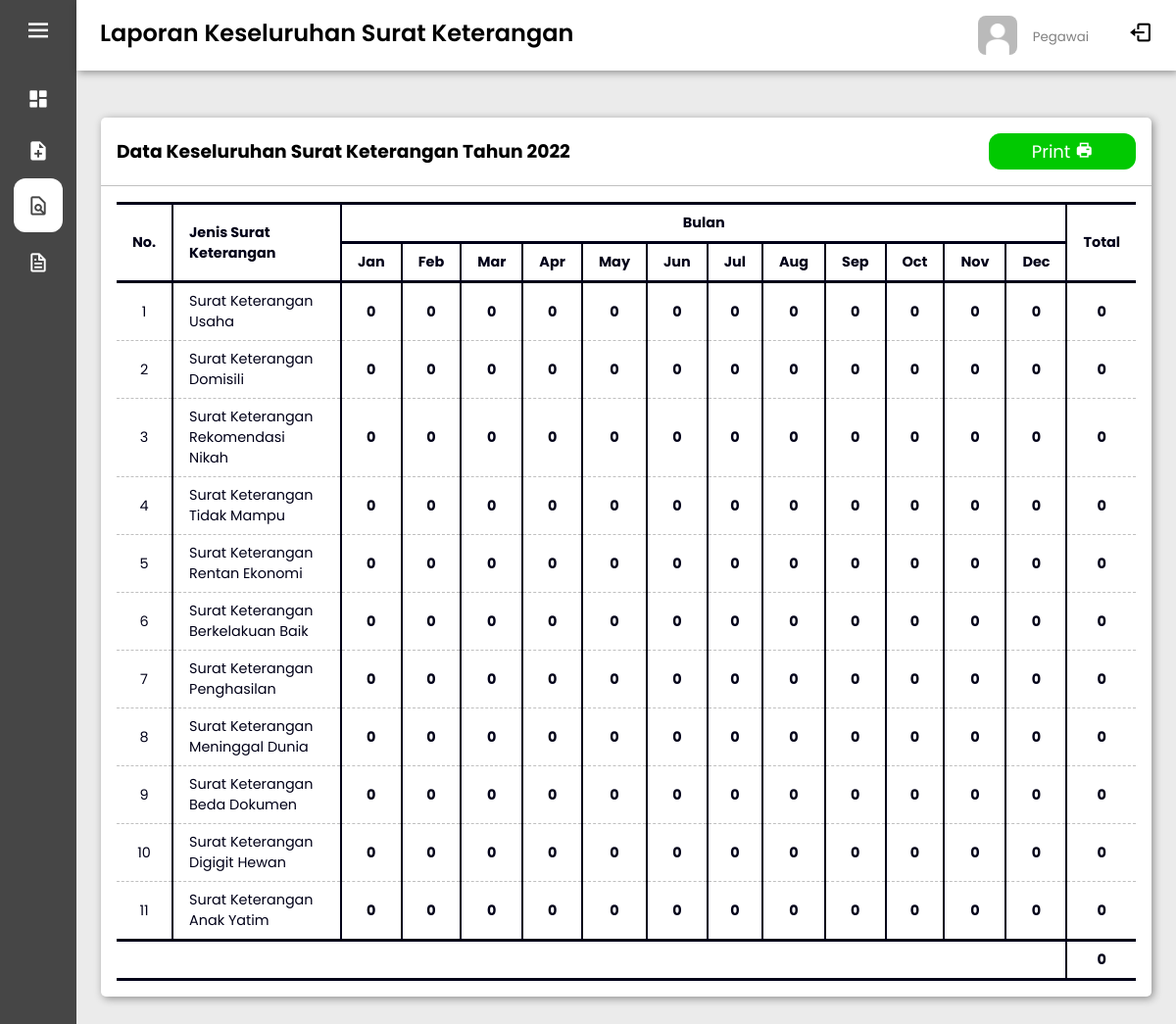
Page /pegawai/laporan_keseluruhan/srtktrng.php on the committed database.
### tables this page shows
CREATE TABLE `jenis_keterangan` (
  `id_jenis_keterangan` int(11) NOT NULL,
  `jenis_keterangan` varchar(100) NOT NULL
);

### pegawai/laporan_keseluruhan/srtktrng.php (the view, shortened to what this page needs)
<?php
include '../../koneksi.php';
?>
<!DOCTYPE html>
<html lang="en">
<head>
    <link rel="stylesheet" href="style/srtktrng.css">
    <link href='https://unpkg.com/boxicons@2.0.9/css/boxicons.min.css' rel='stylesheet'>
</head>
<body>
    <div class="sidebar">
        <div class="logo-content">
            <i class='bx bx-menu' id="btn"></i>
        </div>
        <ul class="nav-list">
            <li>
                <a href="../index.php">
                <i class='bx bxs-dashboard'></i>
                </a>
            </li>
            <li>
                <a href='../kelola_arsip'>
                    <i class='bx bxs-file-plus'></i>
                </a>
            </li>
            <li class="active" onclick="drop()">
                <label>
                    <i class='bx bx-file-find'></i>
                </label>
            </li>
            <li onclick="dropp()" class="a">
                <label>
                    <i class='bx bx-file'></i>
                </label>
            </li>
        </ul>
    </div>
    <div class="main-content">
        <header>
            <h2>
                Laporan Keseluruhan Surat Keterangan
            </h2>
            <div class="user">
                <img src="../../img/pp.jpg" width="40px" height="40px" alt="">
                <div>
                    <small>Pegawai</small>
                </div>
                <div class="logout">
                <a href="../../logout.php"><i class='bx bx-log-out' id="logout"></i></a>
                </div>
            </div>
        </header>
        <main>
            <div class="table">
                <div class="data">
                        <div class="card">
                            <div class="card-header">
                                <h3>
                                    Data Keseluruhan Surat Keterangan Tahun <?php echo date("Y") ?>
                                </h3>
                                <a href="srtktrng-print.php">
                                <label name="back" class="btnnn">Print
                                <span class='bx bxs-printer'></span></label></a>
                            </div>
                            <div class="card-body">
                                <div class="table-responsive">
                                <table width="100%">
                                    <form action="" method="post">
                                    <thead>
                                        <tr>
                                            <td width="20px" rowspan="2">No.</td>
                                            <td rowspan="2">Jenis Surat Keterangan</td>
                                            <td colspan="12">Bulan</td>
                                            <td rowspan="2">Total</td>
                                        </tr>
                                        <tr>
                                            <td width="20px">Jan</td>
                                            <td width="20px">Feb</td>
                                            <td width="20px">Mar</td>
                                            <td width="20px">Apr</td>
                                            <td width="20px">May</td>
                                            <td width="20px">Jun</td>
                                            <td width="20px">Jul</td>
                                            <td width="20px">Aug</td>
                                            <td width="20px">Sep</td>
                                            <td width="20px">Oct</td>
                                            <td width="20px">Nov</td>
                                            <td width="20px">Dec</td>
                                        </tr>
                                    </thead></form>
                                    <tbody>
    <?php
        $no = 1;
        $jens = $conn->prepare("SELECT * FROM jenis_keterangan");
        $jens->execute();
        $jenis= $jens->fetchAll();
        foreach ($jenis as $row) {
            $jan = $conn->prepare("SELECT count(*) AS jan FROM surat_keterangan WHERE id_jenis_keterangan='$row[id_jenis_keterangan]'
            AND MONTH(tanggal_surat) = '01'");
            $jan->execute();
            $jann = $jan->fetch();
            $feb = $conn->prepare("SELECT count(*) AS feb FROM surat_keterangan WHERE id_jenis_keterangan='$row[id_jenis_keterangan]'
            AND MONTH(tanggal_surat) = '02'");
            $feb->execute();
            $febb = $feb->fetch();
            $mar = $conn->prepare("SELECT count(*) AS mar FROM surat_keterangan WHERE id_jenis_keterangan='$row[id_jenis_keterangan]'
            AND MONTH(tanggal_surat) = '03'");
            $mar->execute();
            $marr = $mar->fetch();
            $apr = $conn->prepare("SELECT count(*) AS apr FROM surat_keterangan WHERE id_jenis_keterangan='$row[id_jenis_keterangan]'
            AND MONTH(tanggal_surat) = '04'");
            $apr->execute();
            $aprr = $apr->fetch();
            $may = $conn->prepare("SELECT count(*) AS may FROM surat_keterangan WHERE id_jenis_keterangan='$row[id_jenis_keterangan]'
            AND MONTH(tanggal_surat) = '05'");
            $may->execute();
            $mayy = $may->fetch();
            $jun = $conn->prepare("SELECT count(*) AS jun FROM surat_keterangan WHERE id_jenis_keterangan='$row[id_jenis_keterangan]'
            AND MONTH(tanggal_surat) = '06'");
            $jun->execute();
            $junn = $jun->fetch();
            $jul = $conn->prepare("SELECT count(*) AS jul FROM surat_keterangan WHERE id_jenis_keterangan='$row[id_jenis_keterangan]'
            AND MONTH(tanggal_surat) = '07'");
            $jul->execute();
            $jull = $jul->fetch();
            $aug = $conn->prepare("SELECT count(*) AS aug FROM surat_keterangan WHERE id_jenis_keterangan='$row[id_jenis_keterangan]'
            AND MONTH(tanggal_surat) = '08'");
            $aug->execute();
            $augg = $aug->fetch();
            $sep = $conn->prepare("SELECT count(*) AS sep FROM surat_keterangan WHERE id_jenis_keterangan='$row[id_jenis_keterangan]'
            AND MONTH(tanggal_surat) = '09'");
            $sep->execute();
            $sepp = $sep->fetch();
            $oct = $conn->prepare("SELECT count(*) AS oct FROM surat_keterangan WHERE id_jenis_keterangan='$row[id_jenis_keterangan]'
            AND MONTH(tanggal_surat) = '10'");
            $oct->execute();
            $octt = $oct->fetch();
            $nov = $conn->prepare("SELECT count(*) AS nov FROM surat_keterangan WHERE id_jenis_keterangan='$row[id_jenis_keterangan]'
            AND MONTH(tanggal_surat) = '11'");
            $nov->execute();
            $novv = $nov->fetch();
            $dec = $conn->prepare("SELECT count(*) AS december FROM surat_keterangan WHERE id_jenis_keterangan='$row[id_jenis_keterangan]'
            AND MONTH(tanggal_surat) = '12'");
            $dec->execute();
            $decc = $dec->fetch();
        $total =$jann['jan']+$febb['feb']+$marr['mar']+$aprr['apr']+$mayy['may']+$junn['jun']+$jull['jul']+$augg['aug']+$sepp['sep']+$octt['oct']+$novv['nov']+$decc['december'];
    ?>
                                        <tr>
                                            <td><?php echo $no++; ?></td>
                                            <td><?php echo $row['jenis_keterangan'] ?></td>
                                            <td><b><?php echo $jann['jan'] ?></b></td>
                                            <td><b><?php echo $febb['feb'] ?></b></td>
                                            <td><b><?php echo $marr['mar'] ?></b></td>
                                            <td><b><?php echo $aprr['apr'] ?></b></td>
                                            <td><b><?php echo $mayy['may'] ?></b></td>
                                            <td><b><?php echo $junn['jun'] ?></b></td>
                                            <td><b><?php echo $jull['jul'] ?></b></td>
                                            <td><b><?php echo $augg['aug'] ?></b></td>
                                            <td><b><?php echo $sepp['sep'] ?></b></td>
                                            <td><b><?php echo $octt['oct'] ?></b></td>
                                            <td><b><?php echo $novv['nov'] ?></b></td>
                                            <td><b><?php echo $decc['december'] ?></b></td>
                                            <td><b><?php echo $total ?></b></td>
                                        </tr>
    <?php
        }
        $ttl = $conn->prepare("SELECT count(*) AS total FROM surat_keterangan");
        $ttl->execute();
        $totall = $ttl->fetch();
    ?>
                                        <tr>
                                            <td colspan="14"></td>
                                            <td><b><?php echo $totall['total'] ?></b></td>
                                        </tr>
                                    </tbody>
                                </table>
                                </div>
                            </div>
                        </div>
                </div>
            </div>
        </main>
    </div>
</body>
</html>

### pegawai/laporan_keseluruhan/style/srtktrng.css (style rules this page uses)
* { margin: 0; padding: 0; box-sizing: border-box; font-family: "Poppins" , sans-serif; }
body { margin: 0px; padding: 0px; position: relative; min-height: 100vh; width: 100%; overflow: auto; background-color: rgb(235, 235, 235); }
.sidebar { position: fixed; top: 0; left: 0; height: 100%; width: 78px; background: rgb(70, 70, 70); background-size: cover; padding: 6px 14px; transition: all 0.3s ease; }
.sidebar #btn { position: absolute; color: white; left: 50%; top: 6px; font-size: 30px; height: 50px; width: 50px; text-align: center; line-height: 50px; transform: translateX(-50%); }
.sidebar ul { margin-top: 20px; margin-bottom: 100px; }
.sidebar ul li { position: relative; height: 50px; width: 100%; margin: 3px 0px; list-style: none; line-height: 50px; }
.sidebar ul li a, .sidebar ul li label { color: white; display: flex; align-items: center; text-decoration: none; transition: all 0.25s ease; border-radius: 12px; white-space: nowrap; }
.sidebar ul li.active a, .sidebar ul li.active label { color: rgb(70, 70, 70); background: white; }
.sidebar ul li i { height: 50px; min-width: 50px; border-radius: 12px; line-height: 50px; text-align: center; font-size: 23px; }
.sidebar ul li:nth-child(5) { margin-top: 8px; }
.main-content { margin-left: 78px; transition: all .3s ease; }
.main-content header { background: white; display: flex; justify-content: space-between; padding: 1rem 1.5rem; box-shadow: 2px 2px 8px rgba(0, 0, 0, 0.4); left: 78px; width: calc(100% - 78px); top: 0; position: fixed; transition: all .3s ease; z-index: 99; }
header h2 { color: black; font-weight: 600; }
.user { display: flex; align-items: center; }
.user img { border-radius: 20%; margin-right: 1rem; }
.user small { display: inline-block; color: gray; }
.user .logout { margin-left: 40px; font-size: 25px; }
.user .logout a { color: black; }
main { animation: transitionIn .25s ease-in; padding: 40px 25px; min-height: calc(100vh - 90px); }
.table { animation: transitionIn .25s ease-in; margin-top: 80px; margin-bottom: 40px; }
.card { background: white; border-radius: 5px; box-shadow: 2px 2px 8px rgba(0, 0, 0, 0.4); }
.card-header, .card-body { padding: 1rem; }
.card-header { display: flex; justify-content: space-between; align-items: center; border-bottom: 1px solid silver; }
.btnnn { border: none; color: white; padding: 5px 12px; text-align: center; text-decoration: none; display: inline-block; font-size: 18px; border-radius: 12px; background-color: #2F3042; }
table { border-collapse: collapse; }
table td { text-align: center; }
table td:nth-child(2) { text-align: left; }
thead tr { border-top: 3px solid rgba(0, 0, 24); border-bottom: 3px solid rgba(0, 0, 24); }
td { border-left: 2px solid rgba(0, 0, 24); }
tbody tr td:first-child, thead tr:first-child td:first-child { border-left: none; }
tbody tr:last-child { border-top: 3px solid rgba(0, 0, 24); border-bottom: 3px solid rgba(0, 0, 24); }
tbody tr:last-child td { text-align: center; }
thead td { font-weight: 700; }
td { padding: .5rem 1rem; font-size: .9rem; color: rgba(0,0,24); }
tbody td { border-bottom: 1px dashed silver; }
.table-responsive { width: 100%; overflow-x: auto; }
.btnnn { border: none; color: white; padding: 5px 12px; text-align: center; text-decoration: none; display: inline-block; font-size: 18px; border-radius: 12px; width: 150px; background-color: rgb(1, 201, 1); }

### rows in the picture
jenis_keterangan: jenis_keterangan "Surat Keterangan Usaha", jan "0", feb "0", mar "0", apr "0", may "0", jun "0", jul "0", aug "0", sep "0", oct "0", nov "0", december "0", total "0"
jenis_keterangan: jenis_keterangan "Surat Keterangan Domisili", jan "0", feb "0", mar "0", apr "0", may "0", jun "0", jul "0", aug "0", sep "0", oct "0", nov "0", december "0", total "0"
jenis_keterangan: jenis_keterangan "Surat Keterangan Rekomendasi Nikah", jan "0", feb "0", mar "0", apr "0", may "0", jun "0", jul "0", aug "0", sep "0", oct "0", nov "0", december "0", total "0"
jenis_keterangan: jenis_keterangan "Surat Keterangan Tidak Mampu", jan "0", feb "0", mar "0", apr "0", may "0", jun "0", jul "0", aug "0", sep "0", oct "0", nov "0", december "0", total "0"
jenis_keterangan: jenis_keterangan "Surat Keterangan Rentan Ekonomi", jan "0", feb "0", mar "0", apr "0", may "0", jun "0", jul "0", aug "0", sep "0", oct "0", nov "0", december "0", total "0"
jenis_keterangan: jenis_keterangan "Surat Keterangan Berkelakuan Baik", jan "0", feb "0", mar "0", apr "0", may "0", jun "0", jul "0", aug "0", sep "0", oct "0", nov "0", december "0", total "0"
jenis_keterangan: jenis_keterangan "Surat Keterangan Penghasilan", jan "0", feb "0", mar "0", apr "0", may "0", jun "0", jul "0", aug "0", sep "0", oct "0", nov "0", december "0", total "0"
jenis_keterangan: jenis_keterangan "Surat Keterangan Meninggal Dunia", jan "0", feb "0", mar "0", apr "0", may "0", jun "0", jul "0", aug "0", sep "0", oct "0", nov "0", december "0", total "0"
jenis_keterangan: jenis_keterangan "Surat Keterangan Beda Dokumen", jan "0", feb "0", mar "0", apr "0", may "0", jun "0", jul "0", aug "0", sep "0", oct "0", nov "0", december "0", total "0"
jenis_keterangan: jenis_keterangan "Surat Keterangan Digigit Hewan", jan "0", feb "0", mar "0", apr "0", may "0", jun "0", jul "0", aug "0", sep "0", oct "0", nov "0", december "0", total "0"
jenis_keterangan: jenis_keterangan "Surat Keterangan Anak Yatim", jan "0", feb "0", mar "0", apr "0", may "0", jun "0", jul "0", aug "0", sep "0", oct "0", nov "0", december "0", total "0"

### other values in the picture
$totall['total'] "0"
